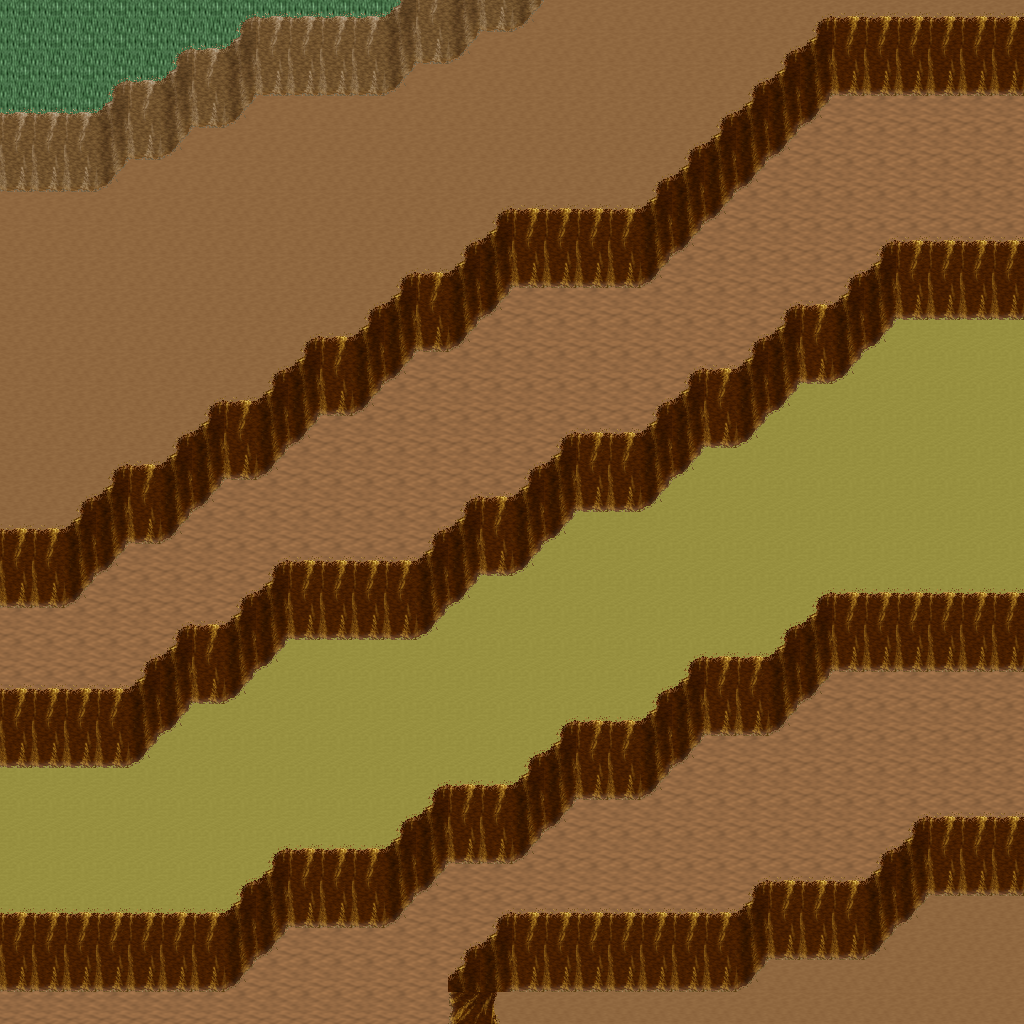

Below is a game level as drawn by its tile map, then a one-line description and the .tmx that defines it (tile-layer data replaced by summaries):
An orthogonal 32x32 tile map with 32x32 px tiles, 5 tile layers (Ground, Objects, Objects2, Above, ...), 1 hidden layer not drawn, 10 tilesets.

<map version="1.10" tiledversion="1.11.0" orientation="orthogonal" renderorder="right-down" width="32" height="32" tilewidth="32" tileheight="32" infinite="0" nextlayerid="11" nextobjectid="1">
 <tileset firstgid="1" name="logic_collision" tilewidth="32" tileheight="32" tilecount="1" columns="1">
  <image source="../drawable/logic_collision.png" width="32" height="32" />
 </tileset>
 <tileset firstgid="2" name="ground_ground" tilewidth="32" tileheight="32" tilecount="33" columns="3">
  <image source="../drawable/ground_ground.png" width="96" height="352" />
 </tileset>
 <tileset firstgid="35" name="ground_earth_edges" tilewidth="32" tileheight="32" tilecount="18" columns="6">
  <image source="../drawable/ground_earth_edges.png" width="192" height="96" />
 </tileset>
 <tileset firstgid="53" name="ground_grass_corners" tilewidth="32" tileheight="32" tilecount="24" columns="6">
  <image source="../drawable/ground_grass_corners.png" width="192" height="128" />
 </tileset>
 <tileset firstgid="77" name="ground_grass_edges" tilewidth="32" tileheight="32" tilecount="36" columns="12">
  <image source="../drawable/ground_grass_edges.png" width="384" height="96" />
 </tileset>
 <tileset firstgid="113" name="ground_water_pool" tilewidth="32" tileheight="32" tilecount="72" columns="3">
  <image source="../drawable/ground_water_pool.png" width="96" height="768" />
 </tileset>
 <tileset firstgid="185" name="ground_ridge_earth_pale" tilewidth="32" tileheight="32" tilecount="96" columns="12">
  <image source="../drawable/ground_ridge_earth_pale.png" width="384" height="256" />
 </tileset>
 <tileset firstgid="281" name="ground_ridge_earth_dark" tilewidth="32" tileheight="32" tilecount="96" columns="12">
  <image source="../drawable/ground_ridge_earth_dark.png" width="384" height="256" />
 </tileset>
 <tileset firstgid="377" name="plant_stump_stump_vertical" tilewidth="32" tileheight="32" tilecount="1" columns="1">
  <image source="../drawable/plant_stump_stump_vertical.png" width="32" height="32" />
 </tileset>
 <tileset firstgid="378" name="plant_tree_tree_darkgreen" tilewidth="32" tileheight="32" tilecount="88" columns="8">
  <image source="../drawable/plant_tree_tree_darkgreen.png" width="256" height="352" />
 </tileset>
 <layer id="1" name="Ground" width="32" height="32">
  <data>[1024 cells, 1024 non-empty, 4 distinct tile ids]</data>
 </layer>
 <layer id="2" name="Objects" width="32" height="32">
  <data>[1024 cells, 434 non-empty, 16 distinct tile ids]</data>
 </layer>
 <layer id="3" name="Objects2" width="32" height="32">
  <data>[1024 cells, 0 non-empty, 0 distinct tile ids]</data>
 </layer>
 <layer id="4" name="Above" width="32" height="32">
  <data>[1024 cells, 0 non-empty, 0 distinct tile ids]</data>
 </layer>
 <layer id="5" name="Above2" width="32" height="32">
  <data>[1024 cells, 0 non-empty, 0 distinct tile ids]</data>
 </layer>
 <layer id="6" name="Walkable" width="32" height="32" visible="0">
  <data>[1024 cells, 258 non-empty, 1 distinct tile ids]</data>
 </layer>
 <objectgroup id="7" name="Mapevents" />
 <objectgroup id="8" name="Spawn" />
 <objectgroup id="9" name="Keys" />
 <objectgroup id="10" name="Replace" />
</map>
